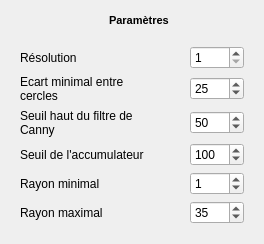
     <widget class="QWidget" name="houghWidget" native="true">
      <property name="minimumSize">
       <size>
        <width>0</width>
        <height>100</height>
       </size>
      </property>
      <layout class="QVBoxLayout" name="verticalLayout_7">
       <item>
        <layout class="QHBoxLayout" name="horizontalLayout_6">
         <item>
          <spacer name="horizontalSpacer_17">
           <property name="orientation">
            <enum>Qt::Horizontal</enum>
           </property>
           <property name="sizeHint" stdset="0">
            <size>
             <width>40</width>
             <height>20</height>
            </size>
           </property>
          </spacer>
         </item>
         <item>
          <widget class="QLabel" name="label_15">
           <property name="text">
            <string/>
           </property>
           <property name="pixmap">
            <pixmap resource="toolbar.qrc">:/images/ui-ruler.png</pixmap>
           </property>
          </widget>
         </item>
         <item>
          <widget class="QLabel" name="label_16">
           <property name="text">
            <string>&lt;!DOCTYPE HTML PUBLIC &quot;-//W3C//DTD HTML 4.0//EN&quot; &quot;http://www.w3.org/TR/REC-html40/strict.dtd&quot;&gt;
&lt;html&gt;&lt;head&gt;&lt;meta name=&quot;qrichtext&quot; content=&quot;1&quot; /&gt;&lt;style type=&quot;text/css&quot;&gt;
p, li { white-space: pre-wrap; }
&lt;/style&gt;&lt;/head&gt;&lt;body style=&quot; font-family:'MS Shell Dlg 2'; font-size:8.25pt; font-weight:400; font-style:normal;&quot;&gt;
&lt;p style=&quot; margin-top:0px; margin-bottom:0px; margin-left:0px; margin-right:0px; -qt-block-indent:0; text-indent:0px;&quot;&gt;&lt;span style=&quot; font-weight:600;&quot;&gt;Paramètres&lt;/span&gt;&lt;/p&gt;&lt;/body&gt;&lt;/html&gt;</string>
           </property>
          </widget>
         </item>
         <item>
          <spacer name="horizontalSpacer_18">
           <property name="orientation">
            <enum>Qt::Horizontal</enum>
           </property>
           <property name="sizeHint" stdset="0">
            <size>
             <width>40</width>
             <height>20</height>
            </size>
           </property>
          </spacer>
         </item>
        </layout>
       </item>
       <item>
        <widget class="QWidget" name="wid3" native="true">
         <property name="enabled">
          <bool>true</bool>
         </property>
         <property name="sizePolicy">
          <sizepolicy hsizetype="Preferred" vsizetype="Preferred">
           <horstretch>0</horstretch>
           <verstretch>0</verstretch>
          </sizepolicy>
         </property>
         <property name="minimumSize">
          <size>
           <width>0</width>
           <height>0</height>
          </size>
         </property>
         <layout class="QGridLayout" name="gridLayout_3">
          <property name="sizeConstraint">
           <enum>QLayout::SetDefaultConstraint</enum>
          </property>
          <item row="0" column="0">
           <widget class="QLabel" name="label_H_dp">
            <property name="sizePolicy">
             <sizepolicy hsizetype="Expanding" vsizetype="Expanding">
              <horstretch>0</horstretch>
              <verstretch>0</verstretch>
             </sizepolicy>
            </property>
            <property name="text">
             <string>Résolution</string>
            </property>
           </widget>
          </item>
          <item row="0" column="2">
           <widget class="QSpinBox" name="spinBox_H_dp">
            <property name="minimum">
             <number>1</number>
            </property>
            <property name="maximum">
             <number>4</number>
            </property>
            <property name="value">
             <number>1</number>
            </property>
           </widget>
          </item>
          <item row="1" column="0">
           <widget class="QLabel" name="label_H_minDist">
            <property name="sizePolicy">
             <sizepolicy hsizetype="Expanding" vsizetype="Expanding">
              <horstretch>0</horstretch>
              <verstretch>0</verstretch>
             </sizepolicy>
            </property>
            <property name="text">
             <string>Ecart minimal entre cercles</string>
            </property>
            <property name="wordWrap">
             <bool>true</bool>
            </property>
           </widget>
          </item>
          <item row="1" column="2">
           <widget class="QSpinBox" name="spinBox_H_minDist">
            <property name="maximum">
             <number>1000</number>
            </property>
            <property name="value">
             <number>25</number>
            </property>
           </widget>
          </item>
          <item row="2" column="0">
           <widget class="QLabel" name="label_H_param1">
            <property name="sizePolicy">
             <sizepolicy hsizetype="Expanding" vsizetype="Expanding">
              <horstretch>0</horstretch>
              <verstretch>0</verstretch>
             </sizepolicy>
            </property>
            <property name="text">
             <string>Seuil haut du filtre de Canny</string>
            </property>
            <property name="wordWrap">
             <bool>true</bool>
            </property>
           </widget>
          </item>
          <item row="2" column="2">
           <widget class="QSpinBox" name="spinBox_H_param1">
            <property name="minimum">
             <number>1</number>
            </property>
            <property name="maximum">
             <number>1000</number>
            </property>
            <property name="singleStep">
             <number>1</number>
            </property>
            <property name="value">
             <number>50</number>
            </property>
           </widget>
          </item>
          <item row="3" column="0">
           <widget class="QLabel" name="label_H_param2">
            <property name="sizePolicy">
             <sizepolicy hsizetype="Expanding" vsizetype="Expanding">
              <horstretch>0</horstretch>
              <verstretch>0</verstretch>
             </sizepolicy>
            </property>
            <property name="text">
             <string>Seuil de l'accumulateur</string>
            </property>
            <property name="wordWrap">
             <bool>true</bool>
            </property>
           </widget>
          </item>
          <item row="3" column="2">
           <widget class="QSpinBox" name="spinBox_H_param2">
            <property name="minimum">
             <number>1</number>
            </property>
            <property name="maximum">
             <number>1000</number>
            </property>
            <property name="value">
             <number>100</number>
            </property>
           </widget>
          </item>
          <item row="4" column="0">
           <widget class="QLabel" name="label_H_minRadius">
            <property name="sizePolicy">
             <sizepolicy hsizetype="Expanding" vsizetype="Expanding">
              <horstretch>0</horstretch>
              <verstretch>0</verstretch>
             </sizepolicy>
            </property>
            <property name="text">
             <string>Rayon minimal</string>
            </property>
            <property name="wordWrap">
             <bool>true</bool>
            </property>
           </widget>
          </item>
          <item row="4" column="2">
           <widget class="QSpinBox" name="spinBox_H_minRadius">
            <property name="maximum">
             <number>1000</number>
            </property>
            <property name="value">
             <number>1</number>
            </property>
           </widget>
          </item>
          <item row="5" column="0">
           <widget class="QLabel" name="label_H_maxRadius">
            <property name="sizePolicy">
             <sizepolicy hsizetype="Expanding" vsizetype="Expanding">
              <horstretch>0</horstretch>
              <verstretch>0</verstretch>
             </sizepolicy>
            </property>
            <property name="text">
             <string>Rayon maximal</string>
            </property>
            <property name="wordWrap">
             <bool>true</bool>
            </property>
           </widget>
          </item>
          <item row="5" column="2">
           <widget class="QSpinBox" name="spinBox_H_maxRadius">
            <property name="maximum">
             <number>1000</number>
            </property>
            <property name="value">
             <number>35</number>
            </property>
           </widget>
          </item>
          <item row="0" column="1">
           <spacer name="horizontalSpacer_9">
            <property name="orientation">
             <enum>Qt::Horizontal</enum>
            </property>
            <property name="sizeType">
             <enum>QSizePolicy::Expanding</enum>
            </property>
            <property name="sizeHint" stdset="0">
             <size>
              <width>40</width>
              <height>20</height>
             </size>
            </property>
           </spacer>
          </item>
         </layout>
        </widget>
       </item>
      </layout>
     </widget>
